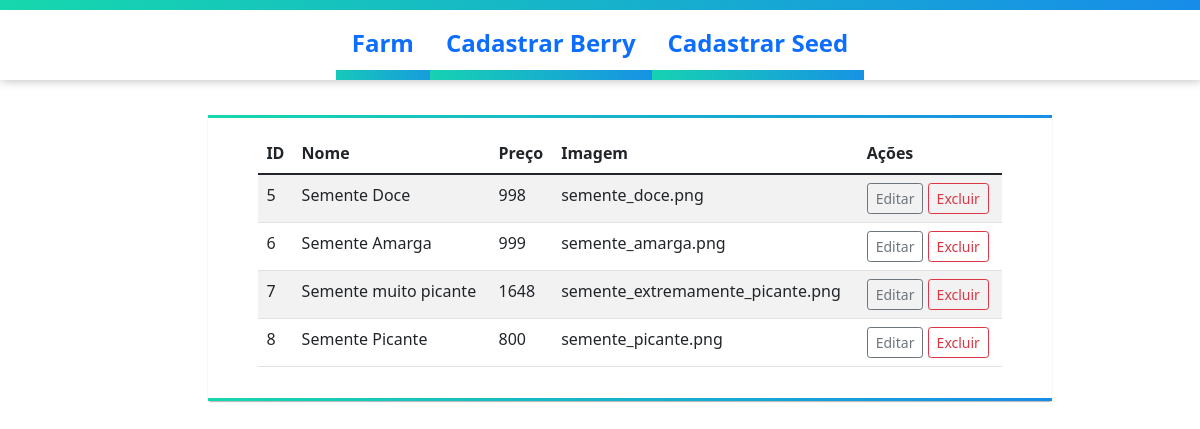
The app's page /seed_list.php with its own data.
### tables this page shows
CREATE TABLE `seeds` (
  `id` int(11) NOT NULL,
  `nome` varchar(255) NOT NULL,
  `preco` decimal(10,0) NOT NULL,  
  `imagem` longblob NOT NULL
);

### app/db/database.php (called while the page is built, shortened)
<?php
    class Database
    {
        private $table;
        private $connection;
        function __construct($table = null)
        {
            $this->table = $table;
        }
        private function setConnection(){
            try{
                $this->connection = new PDO('mysql:host='.self::HOST.';dbname='.self
                    ::NAME, self::USER, self::PASS);
                $this->connection->setAttribute(PDO::ATTR_ERRMODE, PDO::ERRMODE_EXCEPTION);
            }catch(PDOException $e){
                die('ERROR: '.$e->setMessage());
            }
        }
        public function execute($query, $params = []){
            try{
                $statement = $this->connection->prepare($query);
                $statement->execute($params);
                return $statement;
            }catch(PDOException $e){
                die('ERROR: '.$e->setMessage());
            }
        }
        public function select($where = null, $order=null, $limit=null, $fields = '*'){
            $where = strlen($where) ? 'WHERE '.$where :'';
            $order = strlen($order) ? 'ORDER BY '.$order :'';
            $limit = strlen($limit) ? 'LIMIT '.$limit :'';
            $query = 'SELECT '.$fields.' from '.$this->table.' '.$where.' '.' '.$order.' '.$limit;
            return $this->execute($query);
        }
    }
?>

### app/Entity/seed.php (called while the page is built, shortened)
<?php
    require_once 'app/db/database.php';
    class Seed{
        public static function getSeeds($where = null, $order=null, $limit=null){
            return (new Database('seeds'))->select($where, $order, $limit)->fetchAll(PDO::FETCH_CLASS);
        }
    }
?>

### seed_list.php (called while the page is built, shortened)
<?php
    require_once 'app/Entity/seed.php';
    $seeds = Seed::getSeeds();
    include __DIR__ . '/includes/header.php';
    include __DIR__ . '/includes/seed_list.php';
    include __DIR__ . '/includes/footer.php';
?>

### includes/seed_list.php (the view)
<?php
    $resultados = '';
    foreach ($seeds as $seed) {
        $resultados .='
        <tr>
            <td scope="col">'.$seed->id.'</td>
            <td scope="col">'.$seed->nome.'</td>
            <td scope="col">'.$seed->preco.'</td>
            <td scope="col">'.$seed->imagem.'</td>
            <td scope="col">
                <a href="edit_seed.php?id='.$seed->id.'" class="btn btn-outline-secondary btn-sm">Editar</a>
                <a href="exclude_seed.php?id='.$seed->id.'" class="btn btn-outline-danger btn-sm">Excluir</a>
            </td>
        </tr>';
    }
    $resultados = strlen($resultados) ? $resultados: '<tr><td colspan="6" class="text-center"> Não há Seeds cadastradas</td></tr>';
?>
<div class="item">
    <table class="table table-striped" >
        <thead>
            <tr>
                <th scope="col">ID</th>
                <th scope="col">Nome</th>
                <th scope="col">Preço</th>
                <th scope="col">Imagem</th>
                <th scope="col">Ações</th>
            </tr>
        </thead>
        <tbody>
            <?=$resultados?>
        </tbody>
    </table>
</div>

### static/styles.css (style rules this page uses)
html { margin: 0px; min-height: 100%; width: 100%; }
body { margin: 0px; min-height: 100%; width: 100%; }
.item { grid-column-start: coluna2; grid-column-end: coluna4; grid-row-start: 2; grid-row-end: 3; padding: 20px; border-radius: 3px; background: #ffffff; border-top: 3px solid; border-bottom: 3px solid; margin-bottom: 20px; box-shadow: 0 1px 1px #b4b4b4; border-image-source: linear-gradient( 90deg, #16d9ac, #178bea); border-image-slice: 20; padding: 15px 50px 15px 50px; }

### records on screen
seeds: id "5", nome "Semente Doce", preco "998", imagem "semente_doce.png"
seeds: id "6", nome "Semente Amarga", preco "999", imagem "semente_amarga.png"
seeds: id "7", nome "Semente muito picante", preco "1648", imagem "semente_extremamente_picante.png"
seeds: id "8", nome "Semente Picante", preco "800", imagem "semente_picante.png"
